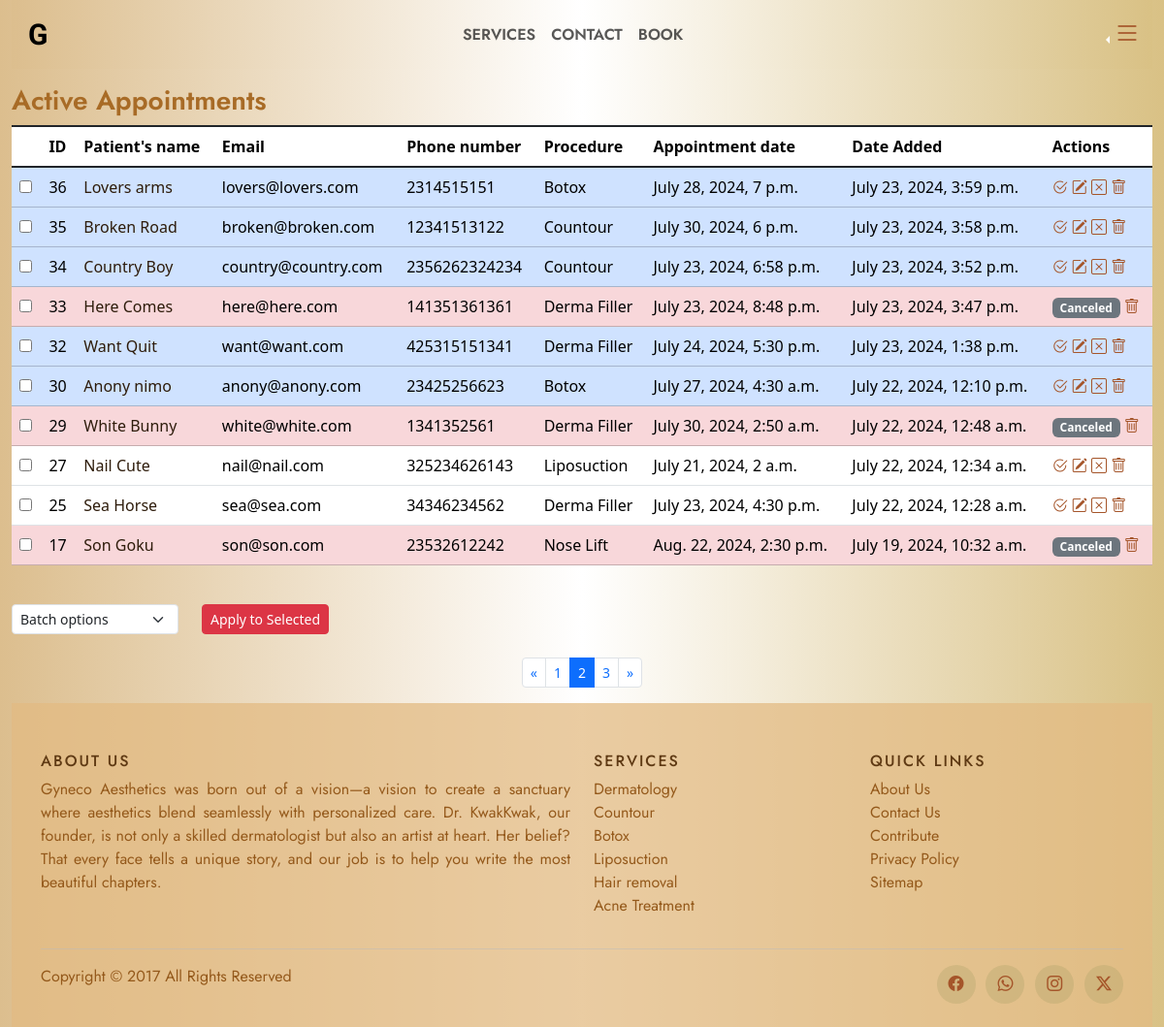
Page /active_appointments/?page=2 (signed in) on the committed database.
### website/models.py (models this page shows, shortened)
class Patient(models.Model):
    first_name = models.CharField(max_length=100)
    last_name = models.CharField(max_length=100)
    service = models.ForeignKey(Category, on_delete=models.CASCADE, related_name="type_of")
    email = models.EmailField()
    phone_number = models.CharField(max_length=16)
    details = models.TextField(max_length=3000, null=True, blank=True)
    appt_date = models.DateTimeField()
    date_added = models.DateTimeField(auto_now_add=True)
    is_active = models.BooleanField(default=True, blank=True)
    is_done = models.BooleanField(default=False, blank=True)
    is_confirmed = models.BooleanField(default=False, blank=True)
    user = models.ForeignKey(settings.AUTH_USER_MODEL, on_delete=models.CASCADE, null=True, blank=True, related_name="booker")

class Category(models.Model):
    type = models.CharField(max_length=100)
    def __str__(self):
        return self.type

### website/views.py (the view)
# urls.py: path('active_appointments/', views.active_appointments, name='active_appointments'),
def active_appointments(request):
    patients = Patient.objects.all().order_by('-date_added')
    paginator = Paginator(patients ,10)
    page_number = request.GET.get('page')
    page_obj = paginator.get_page(page_number)
    return render(request, 'website/active_appointments.html', {
        'page_obj': page_obj
        })

### website/templates/website/active_appointments.html (shortened to what this page needs)
{% extends 'website/layout.html' %}
{% load static %}
{% block body %}
<div class="container-fluid">
    <h3>Active Appointments</h3>
    <form method="post" action="{% url 'manage_appointments' %}">
        <div class="table-responsive">
        <table class="table align-middle table-hover table-group-divider">
            <thead>
                <tr>
                    <th scope="col"></th>
                    <th scope="col">ID</th>
                    <th scope="col">Patient's name</th>
                    <th scope="col">Email</th>
                    <th scope="col">Phone number</th>
                    <th scope="col">Procedure</th>
                    <th scope="col">Appointment date</th>
                    <th scope="col">Date Added</th>
                    <th scope="col">Actions</th>
                </tr>
            </thead>
            <tbody class="table-group-divider my-lg-5">
                {% if page_obj %}
                {% for patient in page_obj %}
                <tr {% if not patient.is_active %} class="table-danger text-muted"
                    {% elif patient.is_done %}
                        class="table-success"
                    {% elif patient.is_confirmed%}
                    class="table-primary"
                    {% endif %}class="tablerow">
                    <td><input type="checkbox" name="selected_appointments" value="{{ patient.id }}"></td>
                    <td>{{ patient.id }}</td>
                    <td><a href="{% url 'appt_details' patient.id %}">{{ patient.first_name }} {{ patient.last_name }}</a></td>
                    <td>{{ patient.email }}</td>
                    <td>{{ patient.phone_number }}</td>
                    <td>{{ patient.service }}</td>
                    <td>{{ patient.appt_date }}</td>
                    <td>{{ patient.date_added }}</td>
                    <td>
                        {% if patient.is_active %}
                            {% if not patient.is_done %}
                                <a href="{% url 'done_appt' patient.id %}" value="done"><i class="bi bi-check2-circle" data-bs-toggle="tooltip" data-bs-title="Done"></i></a>
                            {% else %}
                                <a href="{% url 'undone_appt' patient.id %}" value="done"><i class="bi bi-check2-circle" data-bs-toggle="tooltip" data-bs-title="UnDone"></i></a>
                            {% endif %}
                        <a href="{% url 'edit_appointment' patient.id %}"><i class="bi bi-pencil-square" data-bs-toggle="tooltip" data-bs-title="Edit"></i></a>
                        <a href="{% url 'cancel_appointment' patient.id %}"  onclick="return confirm('Are you sure you want to CANCEL this appointment?')">
                            <i class="bi bi-x-square" data-bs-toggle="tooltip" data-bs-title="Cancel"></i></a>
                        <a href="{% url 'delete_appointment' patient.id %}"  onclick="return confirm('Are you sure you want to DELETE this appointment?\n THIS CANNOT BE UNDONE!')">
                            <i class="bi bi-trash" data-bs-toggle="tooltip" data-bs-title="Delete"></i></a>
                        {% else %}
                        <span class="badge bg-secondary">Canceled</span>
                        <a href="{% url 'delete_appointment' patient.id %}"  onclick="return confirm('Are you sure you want to DELETE this appointment? \n THIS CANNOT BE UNDONE!')">
                            <i class="bi bi-trash" data-bs-toggle="tooltip" data-bs-title="Delete"></i></a>
                        {% endif %}
                    </td>
                </tr>
                {% endfor %}
                {% endif %}
            </tbody>
        </table>
        </div>
        <br>
        <div class="d-flex justify-content-start">
            <div>
                <select name="action" class="form-select form-select-sm">
                    <option>Batch options</option>
                </select>
            </div>
            <div class="mx-4">
                <button type="submit" onclick="return confirm('Confirm batch action?')" class="btn btn-sm btn-danger">Apply to Selected</button>
            </div>
        </div>
    </form>
    <br>
     <nav aria-label="Page navigation">
        <ul class="pagination pagination-sm justify-content-center">
            {% if page_obj.has_previous %}
                <li class="page-item">
                    <a class="page-link" href="?page={{ page_obj.previous_page_number }}" aria-label="Previous">
                        <span aria-hidden="true">&laquo;</span>
                    </a>
                </li>
            {% else %}
                <li class="page-item disabled">
                    <a class="page-link" href="#" aria-label="Previous">
                        <span aria-hidden="true">&laquo;</span>
                    </a>
                </li>
            {% endif %}
            {% for num in page_obj.paginator.page_range %}
                {% if page_obj.number == num %}
                    <li class="page-item active"><a class="page-link" href="#">{{ num }}</a></li>
                {% else %}
                    <li class="page-item"><a class="page-link" href="?page={{ num }}">{{ num }}</a></li>
                {% endif %}
            {% endfor %}
            {% if page_obj.has_next %}
                <li class="page-item">
                    <a class="page-link" href="?page={{ page_obj.next_page_number }}" aria-label="Next">
                        <span aria-hidden="true">&raquo;</span>
                    </a>
                </li>
            {% else %}
                <li class="page-item disabled">
                    <a class="page-link" href="#" aria-label="Next">
                        <span aria-hidden="true">&raquo;</span>
                    </a>
                </li>
            {% endif %}
        </ul>
    </nav>
</div>
{% endblock %}

### website/static/website/instyle.css (style rules this page uses)
html { overflow-x: hidden !important; max-width : 100%; scroll-behavior: smooth; }
body, .navbar, .c-dropmenu { background-image: linear-gradient(to right, rgb(220, 190, 142), rgb(255, 255, 255), rgb(217, 193, 133)); }
a { text-decoration: none; color:#2e1c0b; }
.bi { color: rgb(165, 85, 42); }
h3 { font-family: "Jost", sans-serif; font-optical-sizing: auto; font-weight: 600; font-style: normal; color:rgb(168, 107, 38) }

### rows in the picture
Patient: id "36", first_name "Lovers", last_name "arms", email "lovers@lovers.com", phone_number "2314515151", service "Botox", appt_date "July 28, 2024, 7 p.m.", date_added "July 23, 2024, 3:59 p.m.", is_active True (drawn)
Patient: id "35", first_name "Broken", last_name "Road", email "broken@broken.com", phone_number "12341513122", service "Countour", appt_date "July 30, 2024, 6 p.m.", date_added "July 23, 2024, 3:58 p.m.", is_active True (drawn)
Patient: id "34", first_name "Country", last_name "Boy", email "country@country.com", phone_number "2356262324234", service "Countour", appt_date "July 23, 2024, 6:58 p.m.", date_added "July 23, 2024, 3:52 p.m.", is_active True (drawn)
Patient: id "33", first_name "Here", last_name "Comes", email "here@here.com", phone_number "141351361361", service "Derma Filler", appt_date "July 23, 2024, 8:48 p.m.", date_added "July 23, 2024, 3:47 p.m.", is_active "Canceled"
Patient: id "32", first_name "Want", last_name "Quit", email "want@want.com", phone_number "425315151341", service "Derma Filler", appt_date "July 24, 2024, 5:30 p.m.", date_added "July 23, 2024, 1:38 p.m.", is_active True (drawn)
Patient: id "30", first_name "Anony", last_name "nimo", email "anony@anony.com", phone_number "23425256623", service "Botox", appt_date "July 27, 2024, 4:30 a.m.", date_added "July 22, 2024, 12:10 p.m.", is_active True (drawn)
Patient: id "29", first_name "White", last_name "Bunny", email "white@white.com", phone_number "1341352561", service "Derma Filler", appt_date "July 30, 2024, 2:50 a.m.", date_added "July 22, 2024, 12:48 a.m.", is_active "Canceled"
Patient: id "27", first_name "Nail", last_name "Cute", email "nail@nail.com", phone_number "325234626143", service "Liposuction", appt_date "July 21, 2024, 2 a.m.", date_added "July 22, 2024, 12:34 a.m.", is_active True (drawn)
Patient: id "25", first_name "Sea", last_name "Horse", email "sea@sea.com", phone_number "34346234562", service "Derma Filler", appt_date "July 23, 2024, 4:30 p.m.", date_added "July 22, 2024, 12:28 a.m.", is_active True (drawn)
Patient: id "17", first_name "Son", last_name "Goku", email "son@son.com", phone_number "23532612242", service "Nose Lift", appt_date "Aug. 22, 2024, 2:30 p.m.", date_added "July 19, 2024, 10:32 a.m.", is_active "Canceled"

### other values in the picture
{{ num }} "1" "3"
{{ num }} "2"
